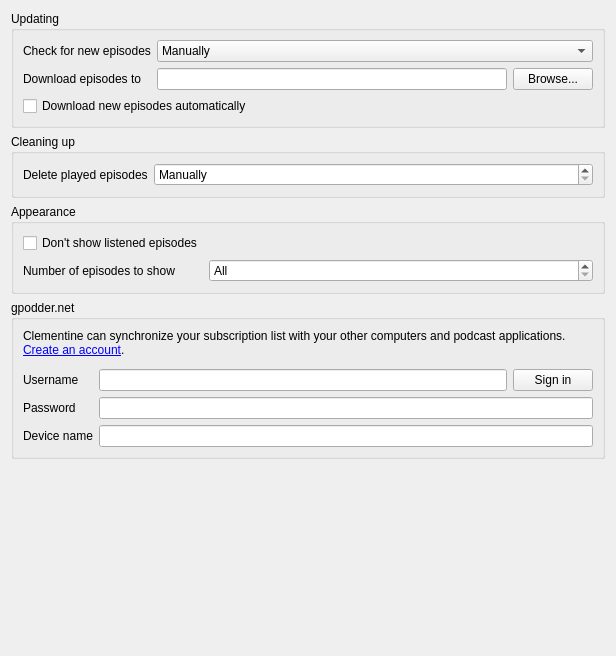
<?xml version="1.0" encoding="UTF-8"?>
<ui version="4.0">
 <class>PodcastSettingsPage</class>
 <widget class="QWidget" name="PodcastSettingsPage">
  <property name="geometry">
   <rect>
    <x>0</x>
    <y>0</y>
    <width>616</width>
    <height>656</height>
   </rect>
  </property>
  <property name="windowTitle">
   <string>Podcasts</string>
  </property>
  <layout class="QVBoxLayout" name="verticalLayout_2">
   <item>
    <widget class="QGroupBox" name="groupBox">
     <property name="title">
      <string>Updating</string>
     </property>
     <layout class="QFormLayout" name="formLayout">
      <item row="0" column="0">
       <widget class="QLabel" name="label">
        <property name="text">
         <string>Check for new episodes</string>
        </property>
       </widget>
      </item>
      <item row="0" column="1">
       <widget class="QComboBox" name="check_interval">
        <item>
         <property name="text">
          <string>Manually</string>
         </property>
        </item>
        <item>
         <property name="text">
          <string>Every 10 minutes</string>
         </property>
        </item>
        <item>
         <property name="text">
          <string>Every 20 minutes</string>
         </property>
        </item>
        <item>
         <property name="text">
          <string>Every 30 minutes</string>
         </property>
        </item>
        <item>
         <property name="text">
          <string>Every hour</string>
         </property>
        </item>
        <item>
         <property name="text">
          <string>Every 2 hours</string>
         </property>
        </item>
        <item>
         <property name="text">
          <string>Every 6 hours</string>
         </property>
        </item>
        <item>
         <property name="text">
          <string>Every 12 hours</string>
         </property>
        </item>
       </widget>
      </item>
      <item row="1" column="0">
       <widget class="QLabel" name="label_4">
        <property name="text">
         <string>Download episodes to</string>
        </property>
       </widget>
      </item>
      <item row="2" column="0" colspan="2">
       <widget class="QCheckBox" name="auto_download">
        <property name="text">
         <string>Download new episodes automatically</string>
        </property>
       </widget>
      </item>
      <item row="1" column="1">
       <layout class="QHBoxLayout" name="horizontalLayout_2">
        <item>
         <widget class="QLineEdit" name="download_dir"/>
        </item>
        <item>
         <widget class="QPushButton" name="download_dir_browse">
          <property name="text">
           <string>Browse...</string>
          </property>
         </widget>
        </item>
       </layout>
      </item>
     </layout>
    </widget>
   </item>
   <item>
    <widget class="QGroupBox" name="groupBox_2">
     <property name="title">
      <string>Cleaning up</string>
     </property>
     <layout class="QFormLayout" name="formLayout_2">
      <property name="fieldGrowthPolicy">
       <enum>QFormLayout::AllNonFixedFieldsGrow</enum>
      </property>
      <item row="0" column="0">
       <widget class="QLabel" name="label_2">
        <property name="text">
         <string>Delete played episodes</string>
        </property>
       </widget>
      </item>
      <item row="0" column="1">
       <widget class="QSpinBox" name="delete_after">
        <property name="specialValueText">
         <string>Manually</string>
        </property>
        <property name="suffix">
         <string> days</string>
        </property>
        <property name="prefix">
         <string>After </string>
        </property>
        <property name="maximum">
         <number>30</number>
        </property>
        <property name="empty_text" stdset="0">
         <string/>
        </property>
       </widget>
      </item>
     </layout>
    </widget>
   </item>
   <item>
    <widget class="QGroupBox" name="groupBox_4">
     <property name="title">
      <string>Appearance</string>
     </property>
     <layout class="QFormLayout" name="formLayout_4">
      <property name="fieldGrowthPolicy">
       <enum>QFormLayout::AllNonFixedFieldsGrow</enum>
      </property>
      <item row="0" column="0">
       <widget class="QCheckBox" name="hide_listened">
        <property name="text">
         <string>Don't show listened episodes</string>
        </property>
       </widget>
      </item>
      <item row="1" column="1">
       <widget class="QSpinBox" name="show_episodes">
        <property name="specialValueText">
         <string>All</string>
        </property>
       </widget>
      </item>
      <item row="1" column="0">
       <widget class="QLabel" name="label_8">
        <property name="text">
         <string>Number of episodes to show</string>
        </property>
       </widget>
      </item>
     </layout>
    </widget>
   </item>
   <item>
    <widget class="QGroupBox" name="groupBox_3">
     <property name="title">
      <string>gpodder.net</string>
     </property>
     <layout class="QVBoxLayout" name="verticalLayout">
      <item>
       <widget class="QLabel" name="label_3">
        <property name="text">
         <string>Clementine can synchronize your subscription list with your other computers and podcast applications.  &lt;a href=&quot;%1&quot;&gt;Create an account&lt;/a&gt;.</string>
        </property>
        <property name="wordWrap">
         <bool>true</bool>
        </property>
        <property name="openExternalLinks">
         <bool>true</bool>
        </property>
       </widget>
      </item>
      <item>
       <widget class="LoginStateWidget" name="login_state" native="true"/>
      </item>
      <item>
       <widget class="QWidget" name="login_group" native="true">
        <layout class="QFormLayout" name="formLayout_3">
         <property name="margin">
          <number>0</number>
         </property>
         <item row="0" column="0">
          <widget class="QLabel" name="label_5">
           <property name="text">
            <string>Username</string>
           </property>
          </widget>
         </item>
         <item row="0" column="1">
          <layout class="QHBoxLayout" name="horizontalLayout">
           <item>
            <widget class="QLineEdit" name="username"/>
           </item>
           <item>
            <widget class="QPushButton" name="login">
             <property name="text">
              <string>Sign in</string>
             </property>
            </widget>
           </item>
          </layout>
         </item>
         <item row="1" column="0">
          <widget class="QLabel" name="label_6">
           <property name="text">
            <string>Password</string>
           </property>
          </widget>
         </item>
         <item row="1" column="1">
          <widget class="QLineEdit" name="password">
           <property name="echoMode">
            <enum>QLineEdit::Password</enum>
           </property>
          </widget>
         </item>
         <item row="2" column="0">
          <widget class="QLabel" name="label_7">
           <property name="text">
            <string>Device name</string>
           </property>
          </widget>
         </item>
         <item row="2" column="1">
          <widget class="QLineEdit" name="device_name"/>
         </item>
        </layout>
       </widget>
      </item>
     </layout>
    </widget>
   </item>
   <item>
    <spacer name="verticalSpacer">
     <property name="orientation">
      <enum>Qt::Vertical</enum>
     </property>
     <property name="sizeHint" stdset="0">
      <size>
       <width>20</width>
       <height>0</height>
      </size>
     </property>
    </spacer>
   </item>
  </layout>
 </widget>
 <customwidgets>
  <customwidget>
   <class>LoginStateWidget</class>
   <extends>QWidget</extends>
   <header>widgets/loginstatewidget.h</header>
   <container>1</container>
  </customwidget>
 </customwidgets>
 <tabstops>
  <tabstop>check_interval</tabstop>
  <tabstop>download_dir</tabstop>
  <tabstop>download_dir_browse</tabstop>
  <tabstop>auto_download</tabstop>
  <tabstop>delete_after</tabstop>
  <tabstop>username</tabstop>
  <tabstop>password</tabstop>
  <tabstop>device_name</tabstop>
  <tabstop>login</tabstop>
 </tabstops>
 <connections/>
</ui>
